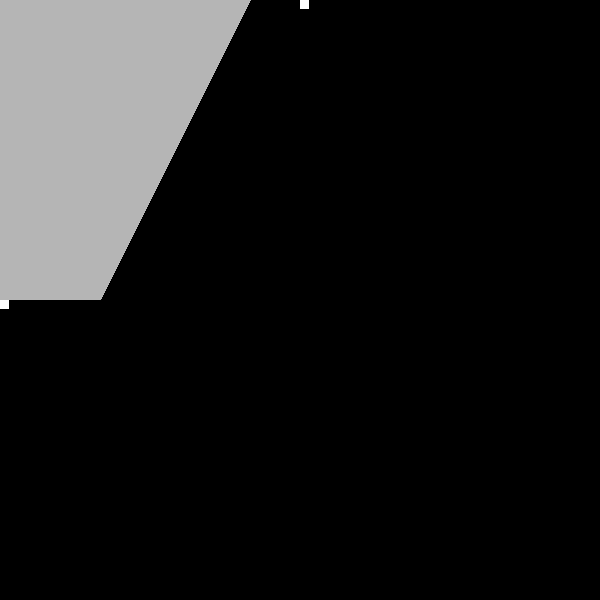
Frame 1 (no input)
Frame 60 (the mouse pressed at the canvas centre just before this capture): identical to frame 1, image omitted
Frame 120 (the mouse held since frame 60 and released just before this capture): identical to frame 1, image omitted

The Processing sketch that drew this single still picture (run headless with seeded random() and noise(); from frame 60 on, the mouse is pressed at the canvas centre):

// Processing sketch: PolygonRasterTest
// ── PolygonRasterTest.pde
PVector v1, v2, v3;
int pixelsize;
Line alpha, aleph, gamma;

void setup(){
  size(600,600);
  background(0);
  stroke(255);
  v1 = new PVector(100,100);
  v2 = new PVector(400,100);
  v3 = new PVector(300,300);
  pixelsize = 3;
  alpha = new Line(v2,v3,v1);
  aleph = new Line(v1,v2,v3);
  gamma = new Line(v3,v1,v2);
}


void draw(){
  background(0);
  stroke(255);
  float[] beta = v1.array();
  float[] beta1 = v2.array();
  float[] beta2 = v3.array();
  square(beta[0],beta[1],8);
  square(beta1[0],beta1[1],8);
  square(beta2[0],beta2[1],8);
  for(int i =0; i<(600); i++){
    for(int j=0; j < 600; j++){
      if(alpha.paramtest(i,j)&&aleph.paramtest(i,j)&&gamma.paramtest(i,j)) point(i,j);
      //if(alpha.paramtest(i,j)) point(i,j);
      //if(aleph.paramtest(i,j)) point(i,j);
      //if(gamma.paramtest(i,j)) point(i,j);
      //if(j<i) point(i,j);
    }
  }
}

// ── Line.pde
class Line{
  float[] vecdata;
  Boolean direction;
  float[] point;
  float m;
  
  public Line(PVector a, PVector b, PVector c){
    vecdata = a.sub(b).array();
    point = a.array();
    m = vecdata[0]/vecdata[1];
    System.out.println("slope is " + m);
    paramfit(c);
  }
  
  void paramfit(PVector a){
    float[] param = a.array();
    direction = functiontest(param[1],param[0]);
    System.out.println("point c is above the line" + direction);
    System.out.println("function is " + m + "*(x-" + point[0] + ") + " + -point[1]);
  }
  
  Boolean functiontest(float h, float x){
    float y = m*(x-point[0]) - point[1];
    //System.out.println("point is above the line" + (y>h));
    return (y<h);
  }
  
  Boolean paramtest(float h, float x){
    return direction == functiontest(h, x);
  }
}
